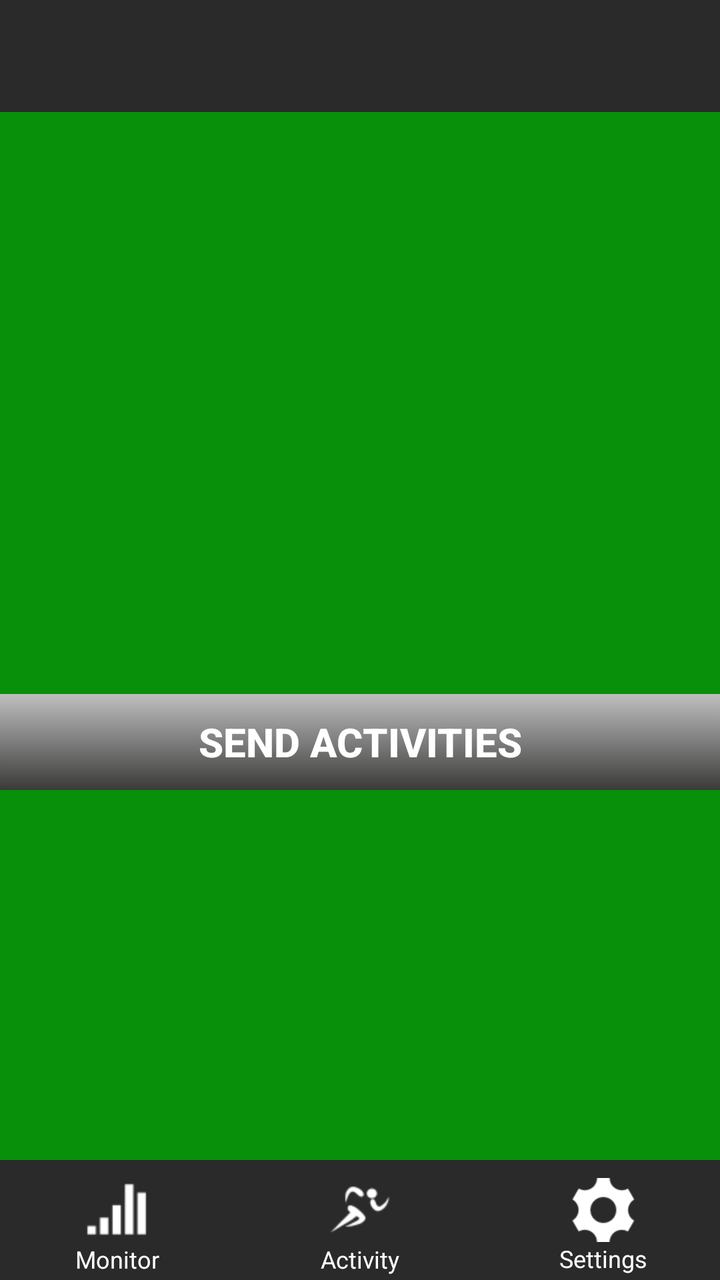
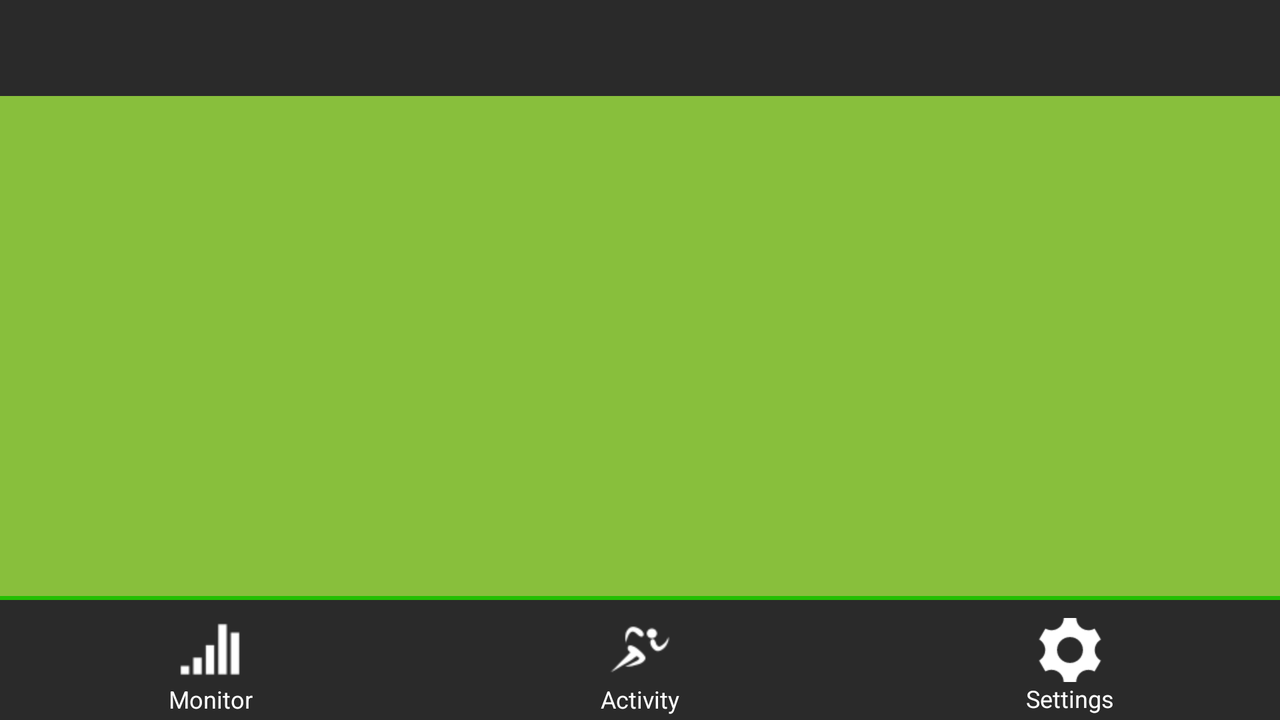

One screen, two layout resources from the same app: the default and the repository's alternative for another configuration. Each is rendered where Android would select it; the XML of both is given below.
<!-- AndroidManifest.xml: application theme AppTheme -->
<!-- res/layout/main.xml -->
<?xml version="1.0" encoding="utf-8"?>
<LinearLayout xmlns:android="http://schemas.android.com/apk/res/android"
    android:layout_width="match_parent" android:layout_height="match_parent"
    android:background="#ff08900a">

    <RelativeLayout
        android:layout_width="match_parent"
        android:layout_height="match_parent"
        android:windowSoftInputMode="adjustPan"
        android:minHeight="50px"
        android:background="@drawable/greenbg">

        <LinearLayout
            android:orientation="vertical"
            android:layout_width="fill_parent"
            android:layout_height="wrap_content"
            android:layout_centerHorizontal="true"
            android:layout_marginTop="342dp"
            android:background="@null"
            android:id="@+id/whiteSecton"
            android:paddingTop="5dp"
            android:paddingBottom="5dp">

            <Button
                android:layout_width="fill_parent"
                android:layout_height="wrap_content"
                android:text="@string/sendBtn"
                android:id="@+id/sendBtn"
                android:layout_gravity="bottom|center_horizontal"
                android:onClick="clickSend"
                android:nestedScrollingEnabled="false"
                android:clickable="true"
                android:background="@drawable/sendbutton"
                android:textColor="#fff"
                android:textStyle="bold"
                android:textSize="20dp" />
        </LinearLayout>

        <ListView
            android:layout_width="fill_parent"
            android:layout_height="292dp"
            android:id="@+id/ActivityList"
            android:background="@drawable/greenbg"
            android:choiceMode="singleChoice"
            android:layout_alignParentStart="true"
            android:layout_below="@+id/toolbar"
            android:paddingLeft="20dp"
            android:paddingRight="20dp"
            android:paddingTop="15dp" />

        <ListView
            android:layout_width="wrap_content"
            android:layout_height="370dp"
            android:id="@+id/aerobicList"
            android:background="#ff8edc27"
            android:visibility="invisible"
            android:choiceMode="singleChoice"
            android:layout_alignParentStart="true"
            android:layout_below="@+id/toolbar"
            android:layout_alignBottom="@+id/whiteSecton">
         </ListView>

        <ListView
            android:layout_width="wrap_content"
            android:layout_height="222dp"
            android:id="@+id/balanceList"
            android:background="#ff8edc27"
            android:visibility="invisible"
            android:choiceMode="singleChoice"
            android:layout_alignParentStart="true"
            android:layout_alignBottom="@+id/whiteSecton"
            android:layout_below="@+id/toolbar" />

        <ListView
            android:layout_width="wrap_content"
            android:layout_height="222dp"
            android:id="@+id/strengthList"
            android:background="#ff8edc27"
            android:visibility="invisible"
            android:choiceMode="singleChoice"
            android:layout_alignParentStart="true"
            android:layout_alignBottom="@+id/whiteSecton"
            android:layout_below="@+id/toolbar" />

        <ListView
            android:layout_width="wrap_content"
            android:layout_height="wrap_content"
            android:id="@+id/flexibleList"
            android:background="#ff8edc27"
            android:visibility="invisible"
            android:choiceMode="singleChoice"
            android:layout_alignParentStart="true"
            android:layout_alignBottom="@+id/whiteSecton"
            android:layout_below="@+id/toolbar" />

        <android.support.v7.widget.Toolbar
            android:id="@+id/toolbar"
            android:minHeight="?attr/actionBarSize"
            android:background="#ff2a2a2a"
            android:layout_width="match_parent"
            android:theme="@style/AppTheme"
            android:layout_height="wrap_content">
        </android.support.v7.widget.Toolbar>

        <RadioGroup
            android:layout_width="fill_parent"
            android:layout_height="60dp"
            android:layout_alignParentBottom="true"
            android:orientation="horizontal"
            android:background="#ff2a2a2a"
            android:id="@+id/radioGroup2">
            <RadioButton
                android:id="@+id/monitorTab"
                style="@style/navbar_button"
                android:drawableTop="@drawable/navbar_allselector"
                android:text="Monitor"
                android:layout_height="fill_parent"
                android:paddingTop="8dp"
                android:textColor="#ffffffff" />
            <RadioButton
                android:id="@+id/tabActive"
                style="@style/navbar_button"
                android:drawableTop="@drawable/navbar_activeselector"
                android:text="Activity"
                android:layout_marginLeft="5dp"
                android:layout_height="fill_parent"
                android:paddingTop="8dp"
                android:textColor="#ffffffff" />
            <RadioButton
                android:id="@+id/tabSettings"
                style="@style/navbar_button"
                android:drawableTop="@drawable/navbar_setselector"
                android:text="Settings"
                android:layout_marginLeft="5dp"
                android:layout_height="fill_parent"
                android:paddingTop="9dp"
                android:textColor="#ffffffff" />

        </RadioGroup>

    </RelativeLayout>

</LinearLayout>
<!-- resources referenced by this layout -->
<resources>
  <!-- drawable navbar_activeselector (drawable-mdpi) -->
  <?xml version="1.0" encoding="UTF-8"?>
  <selector xmlns:android="http://schemas.android.com/apk/res/android">
      <item
          android:state_checked="true"
          android:drawable="@drawable/activeselected"
          />
      <item android:drawable="@drawable/active"  />
  </selector>
  <!-- drawable navbar_allselector (drawable) -->
  <?xml version="1.0" encoding="UTF-8"?>
  <selector xmlns:android="http://schemas.android.com/apk/res/android">
      <item
          android:state_checked="true"
          android:drawable="@drawable/monitorselected"
          />
      <item android:drawable="@drawable/monitor"  />
  </selector>
  <!-- drawable navbar_setselector (drawable-mdpi) -->
  <?xml version="1.0" encoding="UTF-8"?>
  <selector xmlns:android="http://schemas.android.com/apk/res/android">
      <item
          android:state_checked="true"
          android:drawable="@drawable/cogselected"
          />
      <item android:drawable="@drawable/cog"  />
  </selector>
  <!-- drawable sendbutton (drawable) -->
  <?xml version="1.0" encoding="utf-8"?>
  <selector xmlns:android="http://schemas.android.com/apk/res/android">
      <item android:state_pressed="true" >
          <shape>
              <solid
                  android:color="#F5F100" />
          </shape>
      </item>
      <item>
          <shape>
              <gradient
                  android:startColor="#BFBFBF"
                  android:endColor="#3A3B39"
                  android:angle="270" />
          </shape>
      </item>
  </selector>
  <string name="sendBtn">Send Activities</string>
  <style name="AppTheme" parent="Theme.AppCompat.Light.DarkActionBar">
          
          <item name="android:windowNoTitle">true</item>
          <item name="windowActionBar">false</item>
          <item name="actionMenuTextColor">#fff</item>
      </style>
  <style name="navbar_button">
          <item name="android:layout_width">0dp</item>
          <item name="android:layout_height">wrap_content</item>
          <item name="android:button">@null</item>
          <item name="android:background">@drawable/navbar_backgroundselector</item>
          <item name="android:gravity">center_horizontal</item>
          <item name="android:layout_weight">1</item>
          <item name="android:textSize">12dp</item>
      </style>
  <!-- drawable activeselected: png bitmap (drawable-mdpi, 937 bytes) -->
  <!-- drawable active: png bitmap (drawable-hdpi, 1053 bytes) -->
  <!-- drawable monitorselected: png bitmap (drawable-mdpi, 352 bytes) -->
  <!-- drawable monitor: png bitmap (drawable-hdpi, 409 bytes) -->
  <!-- drawable cogselected: png bitmap (drawable-mdpi, 917 bytes) -->
  <!-- drawable cog: png bitmap (drawable-xhdpi, 1050 bytes) -->
  <!-- drawable navbar_backgroundselector (drawable) -->
  <?xml version="1.0" encoding="UTF-8"?>
  <selector xmlns:android="http://schemas.android.com/apk/res/android">
      <item
          android:state_checked="true"
          android:drawable="@drawable/background_highlight"
          />
      <item android:drawable="@android:color/transparent"  />
  </selector>
</resources>
<!-- res/layout-land/main.xml (the repository's variant of the layout above) -->
<!-- drawn on the phone turned sideways -->
<?xml version="1.0" encoding="utf-8"?>
<LinearLayout xmlns:android="http://schemas.android.com/apk/res/android"
    android:layout_width="match_parent" android:layout_height="match_parent"
    android:background="#ff23bf03">

    <RelativeLayout
        android:layout_width="match_parent"
        android:layout_height="match_parent"
        android:windowSoftInputMode="adjustPan"
        android:minHeight="50px">

        <LinearLayout
            android:orientation="vertical"
            android:layout_width="fill_parent"
            android:layout_height="140dp"
            android:layout_centerHorizontal="true"
            android:layout_marginTop="305dp"
            android:background="#ffffffff"
            android:id="@+id/whiteSecton">

            <Button
                android:layout_width="132dp"
                android:layout_height="wrap_content"
                android:text="Reward"
                android:id="@+id/rewardButton"
                android:layout_gravity="center_horizontal" />

            <Button
                android:layout_width="wrap_content"
                android:layout_height="wrap_content"
                android:text="@string/sendBtn"
                android:id="@+id/sendBtn"
                android:layout_gravity="center_horizontal"
                android:onClick="clickSend"
                android:nestedScrollingEnabled="false"
                android:clickable="true" />
        </LinearLayout>

        <ListView
            android:layout_width="fill_parent"
            android:layout_height="250dp"
            android:id="@+id/ActivityList"
            android:background="#ff88bf3c"
            android:choiceMode="singleChoice"
            android:layout_alignParentStart="true"
            android:layout_below="@+id/toolbar" />

        <ListView
            android:layout_width="wrap_content"
            android:layout_height="370dp"
            android:id="@+id/aerobicList"
            android:background="#ff8edc27"
            android:visibility="invisible"
            android:choiceMode="singleChoice"
            android:layout_alignParentStart="true"
            android:layout_below="@+id/toolbar">
        </ListView>

        <ListView
            android:layout_width="wrap_content"
            android:layout_height="222dp"
            android:id="@+id/balanceList"
            android:background="#ff8edc27"
            android:visibility="invisible"
            android:choiceMode="singleChoice"
            android:layout_alignParentStart="true"
            android:layout_alignBottom="@+id/whiteSecton"
            android:layout_below="@+id/toolbar" />

        <ListView
            android:layout_width="wrap_content"
            android:layout_height="222dp"
            android:id="@+id/strengthList"
            android:background="#ff8edc27"
            android:visibility="invisible"
            android:choiceMode="singleChoice"
            android:layout_alignParentStart="true"
            android:layout_alignBottom="@+id/whiteSecton"
            android:layout_below="@+id/toolbar" />

        <ListView
            android:layout_width="wrap_content"
            android:layout_height="235dp"
            android:id="@+id/flexibleList"
            android:background="#ff8edc27"
            android:visibility="invisible"
            android:choiceMode="singleChoice"
            android:layout_alignParentStart="true"
            android:layout_alignBottom="@+id/whiteSecton"
            android:layout_below="@+id/toolbar" />

        <android.support.v7.widget.Toolbar
            android:id="@+id/toolbar"
            android:minHeight="?attr/actionBarSize"
            android:background="#ff2a2a2a"
            android:layout_width="match_parent"
            android:theme="@style/AppTheme"
            android:layout_height="wrap_content">
        </android.support.v7.widget.Toolbar>

        <RadioGroup
            android:layout_width="fill_parent"
            android:layout_height="60dp"
            android:layout_alignParentBottom="true"
            android:orientation="horizontal"
            android:background="#ff2a2a2a"
            android:id="@+id/radioGroup2">
            <RadioButton
                android:id="@+id/monitorTab"
                style="@style/navbar_button"
                android:drawableTop="@drawable/navbar_allselector"
                android:text="Monitor"
                android:layout_height="fill_parent"
                android:paddingTop="8dp"
                android:textColor="#ffffffff" />
            <RadioButton
                android:id="@+id/tabActive"
                style="@style/navbar_button"
                android:drawableTop="@drawable/navbar_activeselector"
                android:text="Activity"
                android:layout_marginLeft="5dp"
                android:layout_height="fill_parent"
                android:paddingTop="8dp"
                android:textColor="#ffffffff" />
            <RadioButton
                android:id="@+id/tabSettings"
                style="@style/navbar_button"
                android:drawableTop="@drawable/navbar_setselector"
                android:text="Settings"
                android:layout_marginLeft="5dp"
                android:layout_height="fill_parent"
                android:paddingTop="9dp"
                android:textColor="#ffffffff" />

        </RadioGroup>
    </RelativeLayout>
</LinearLayout>
<!-- resources referenced by the variant -->
<!-- as the phone turned sideways resolves them -->
<resources>
  <!-- drawable navbar_activeselector (drawable-mdpi) -->
  <?xml version="1.0" encoding="UTF-8"?>
  <selector xmlns:android="http://schemas.android.com/apk/res/android">
      <item
          android:state_checked="true"
          android:drawable="@drawable/activeselected"
          />
      <item android:drawable="@drawable/active"  />
  </selector>
  <!-- drawable navbar_allselector (drawable) -->
  <?xml version="1.0" encoding="UTF-8"?>
  <selector xmlns:android="http://schemas.android.com/apk/res/android">
      <item
          android:state_checked="true"
          android:drawable="@drawable/monitorselected"
          />
      <item android:drawable="@drawable/monitor"  />
  </selector>
  <!-- drawable navbar_setselector (drawable-mdpi) -->
  <?xml version="1.0" encoding="UTF-8"?>
  <selector xmlns:android="http://schemas.android.com/apk/res/android">
      <item
          android:state_checked="true"
          android:drawable="@drawable/cogselected"
          />
      <item android:drawable="@drawable/cog"  />
  </selector>
  <string name="sendBtn">Send Activities</string>
  <style name="AppTheme" parent="Theme.AppCompat.Light.DarkActionBar">
          
          <item name="android:windowNoTitle">true</item>
          <item name="windowActionBar">false</item>
          <item name="actionMenuTextColor">#fff</item>
      </style>
  <style name="navbar_button">
          <item name="android:layout_width">0dp</item>
          <item name="android:layout_height">wrap_content</item>
          <item name="android:button">@null</item>
          <item name="android:background">@drawable/navbar_backgroundselector</item>
          <item name="android:gravity">center_horizontal</item>
          <item name="android:layout_weight">1</item>
          <item name="android:textSize">12dp</item>
      </style>
  <!-- drawable activeselected: png bitmap (drawable-mdpi, 937 bytes) -->
  <!-- drawable active: png bitmap (drawable-hdpi, 1053 bytes) -->
  <!-- drawable monitorselected: png bitmap (drawable-mdpi, 352 bytes) -->
  <!-- drawable monitor: png bitmap (drawable-hdpi, 409 bytes) -->
  <!-- drawable cogselected: png bitmap (drawable-mdpi, 917 bytes) -->
  <!-- drawable cog: png bitmap (drawable-xhdpi, 1050 bytes) -->
  <!-- drawable navbar_backgroundselector (drawable) -->
  <?xml version="1.0" encoding="UTF-8"?>
  <selector xmlns:android="http://schemas.android.com/apk/res/android">
      <item
          android:state_checked="true"
          android:drawable="@drawable/background_highlight"
          />
      <item android:drawable="@android:color/transparent"  />
  </selector>
</resources>
